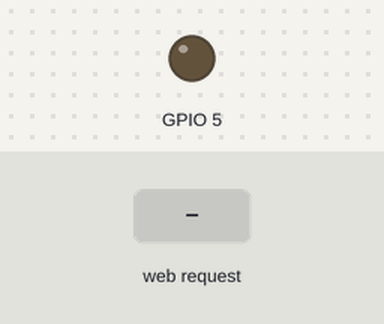
Recording of a sketch running on a simulated ESP8266 (NodeMCU). On the bench: output pins drawn as LEDs (lit = HIGH). The test bench sets the inputs (shaded band). WiFi joins after 1.5 s; servers stay silent unless stated; what the sketch prints to the serial monitor is not drawn.

Above: at 3.7 s.
3.8 s: HTTP request GET /?START=1 received
At 4.2 s:
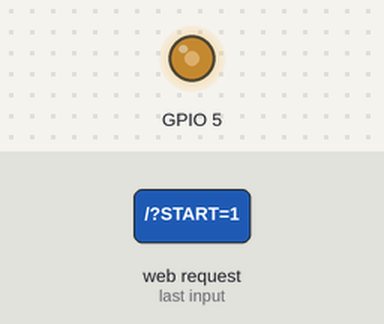
5.3 s: HTTP request GET /?START=1&STOP=1&speed1=1 received
At 5.7 s:
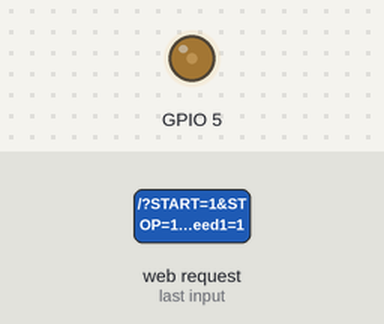
6.8 s: HTTP request GET / received
At 7.5 s:
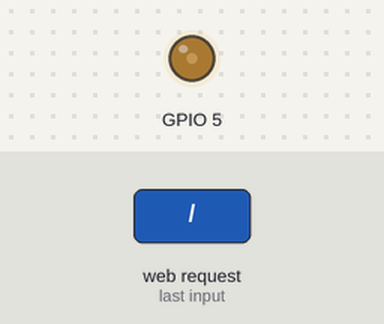
8.3 s: HTTP request GET /?START=120&STOP=120&speed1=120 received
At 9.1 s:
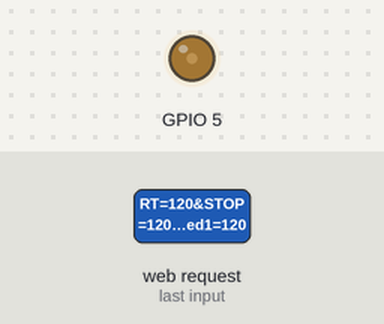
Timing chart, 0 to 10.8 s (numbered marks = the images above; inputs shaded):
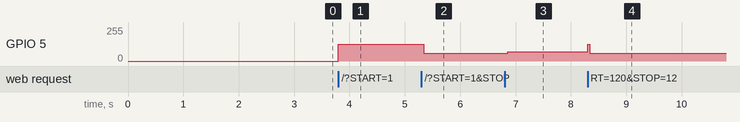

Measured:
- after the input at 3.8 s, GPIO 5: 0/255 → 125/255 at once
- after the input at 5.3 s, GPIO 5: 125/255 → 59/255 at once
- after the input at 6.8 s, GPIO 5: 59/255 → 70/255 after 0.06 s
- after the input at 8.3 s, GPIO 5: 70/255 → 59/255 at once

The sketch:

7moterweb.ino
```cpp
#include <ESP8266WiFi.h>
#include <WiFiClient.h>
#include <ESP8266WebServer.h>

// Replace with your network credentials
const char* ssid = "PESMODERN";
const char* password = "Student@123";

ESP8266WebServer server(80);   //instantiate server at port 80 (http port)

String page = "";
String data = "UNKNOWN"; // Initialize as unknown

void setup(void) {
  pinMode(5, OUTPUT);

  delay(1000);
  Serial.begin(115200);
  WiFi.begin(ssid, password); //begin WiFi connection
  Serial.println("");

  // Wait for connection
  while (WiFi.status() != WL_CONNECTED) {
    delay(500);
    Serial.print(".");
  }
  Serial.println("");
  Serial.print("Connected to ");
  Serial.println(ssid);
  Serial.print("IP address: ");
  Serial.println(WiFi.localIP());

  server.on("/", []() {
    page = "<h1>Sensor to Node MCU Web Server</h1>";
    page += "<h3>Data:</h3> <h4>" + String(data) + "</h4>";
    page += "<form action='/' method='post'>";
    page += "<button type='submit' name='START' value='4'>Set START</button>";
    page += "<button type='submit' name='speed1' value='1'>Set SPEED 1</button>";
    page += "<button type='submit' name='speed2' value='2'>Set SPEED 2</button>";
    page += "<button type='submit' name='speed3' value='3'>Set SPEED 3</button>";
    page += "<button type='submit' name='speed4' value='4'>Set SPEED 4</button>";
    page += "<button type='submit' name='STOP' value='4'>Set STOP </button>";
    page += "</form>";
    //page += "<script>setTimeout(function() { location.reload(); }, 5000);</script>"; // Reload page every 10 seconds
    server.send(200, "text/html", page);
  });

  server.begin();
  Serial.println("Web server started!");
}

void loop(void) {
  server.handleClient();

  int x = digitalRead(5);

  // Check sensor state
  if (x == 0) {
    data = "DAY";
  } else {
    data = "NIGHT";
  }

  // Check if a button was pressed
  if (server.hasArg("START"))
    {
      Serial.println("START");
      analogWrite(5,125);

    }
  if (server.hasArg("STOP"))
    {
      Serial.println("STOP");
      analogWrite(5,0);

    }
  if (server.hasArg("speed1"))
    {
      Serial.println("Speed1");
      analogWrite(5,70);

    }
    if (server.hasArg("speed2"))
    {
      Serial.println("Speed2");
      analogWrite(5,120);
    }
    if (server.hasArg("speed3"))
    {
      Serial.println("Speed3");
      analogWrite(5,180);
    }
    if (server.hasArg("speed4"))
    {
      Serial.println("Speed4");
      analogWrite(5,255);
    }

}
```
